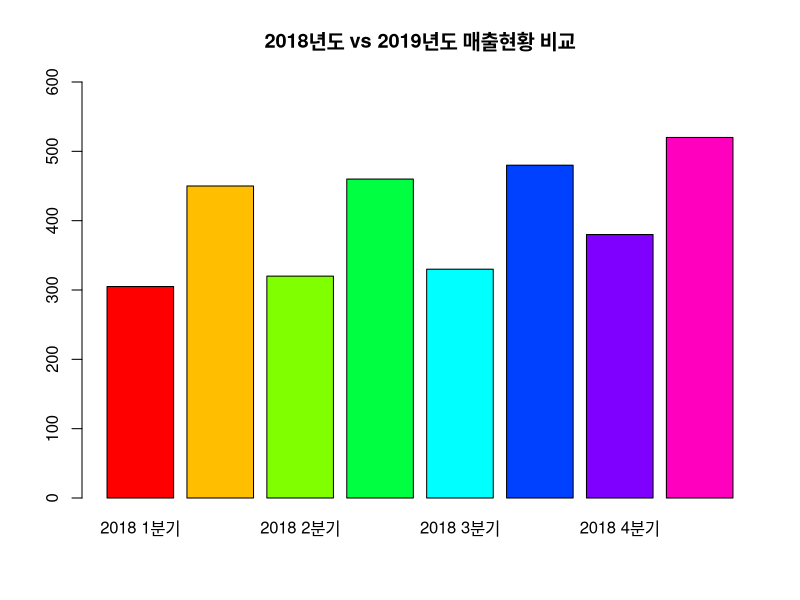
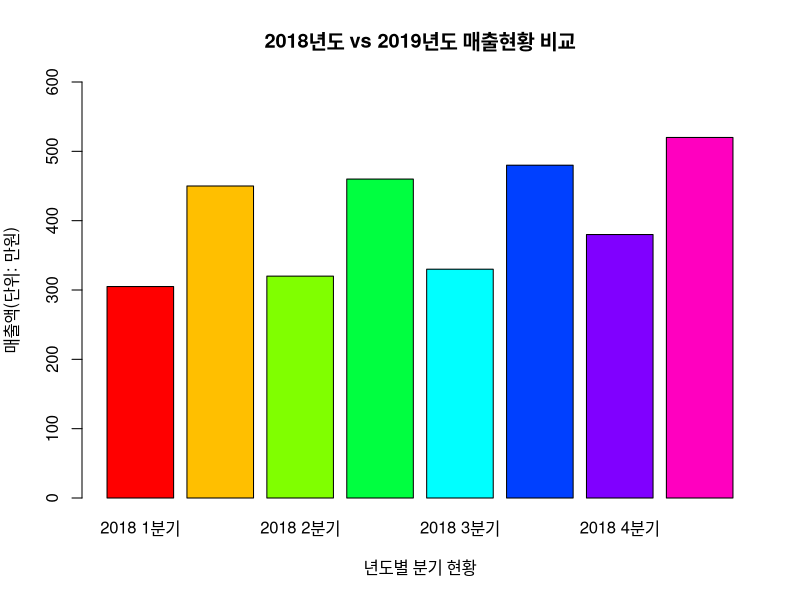
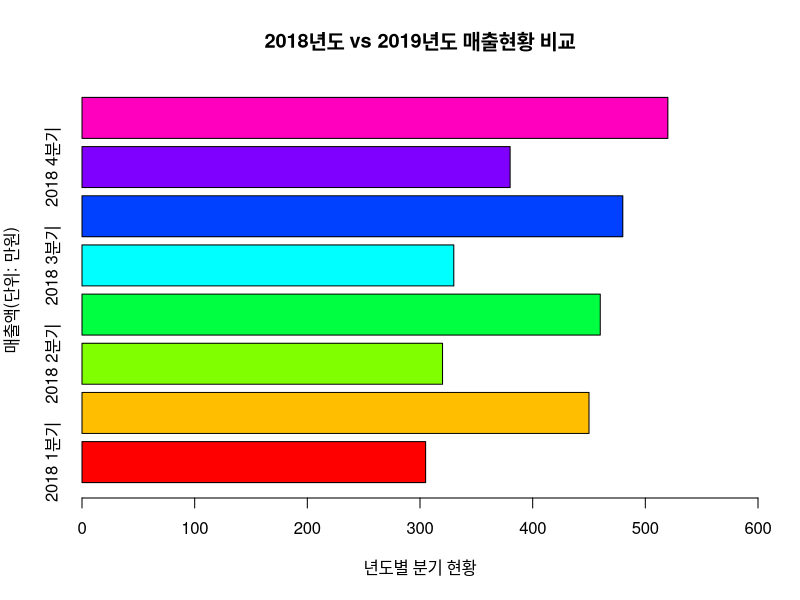
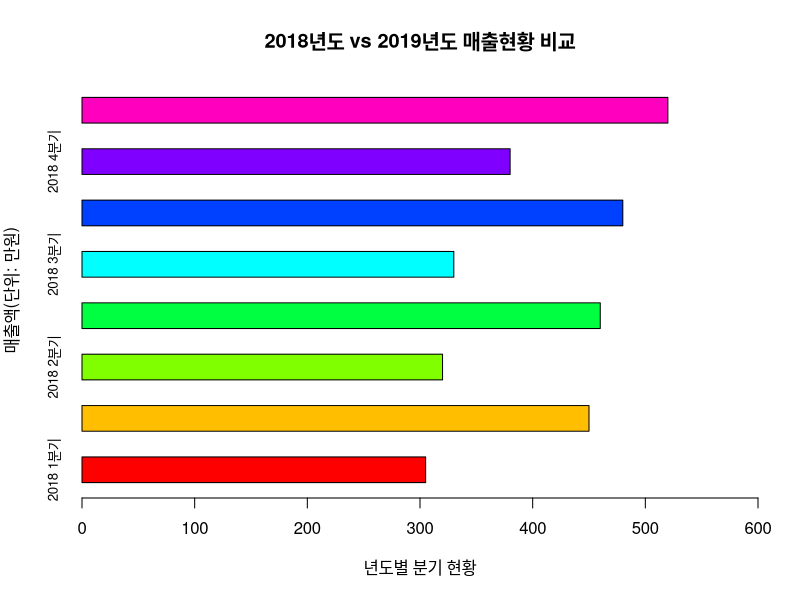
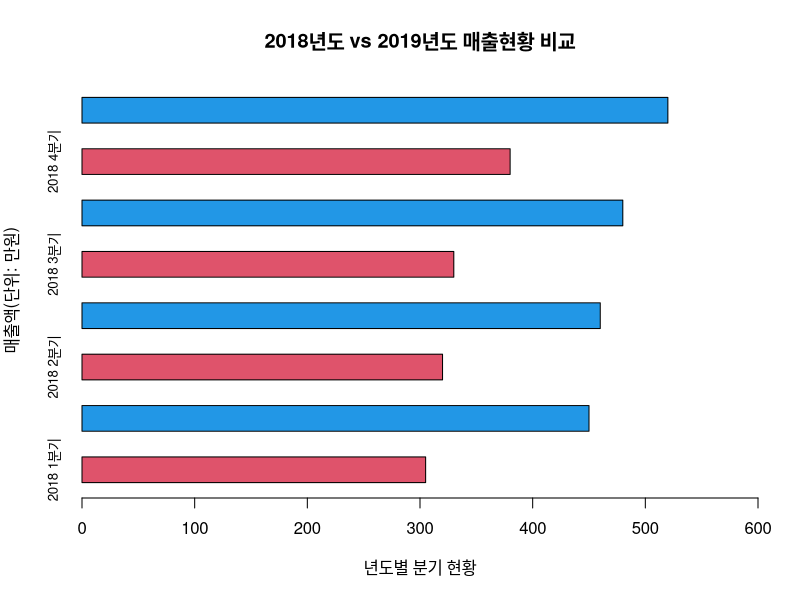
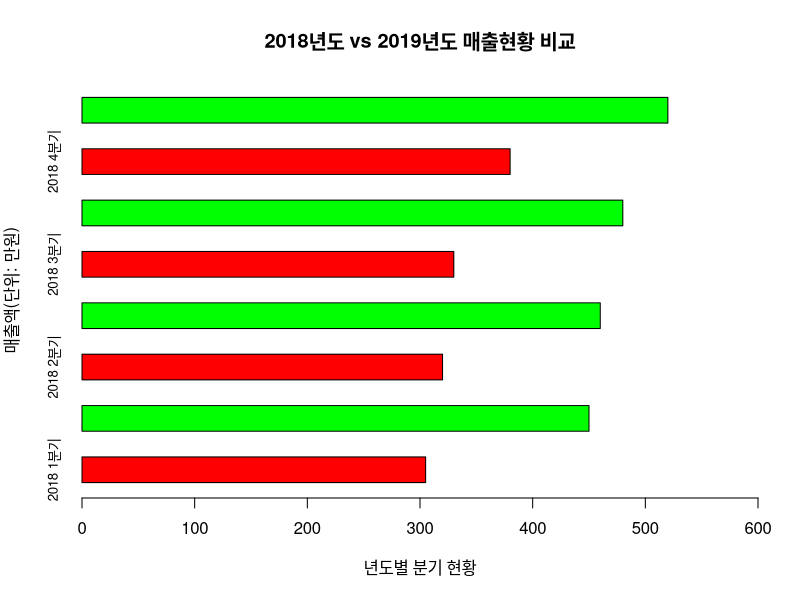
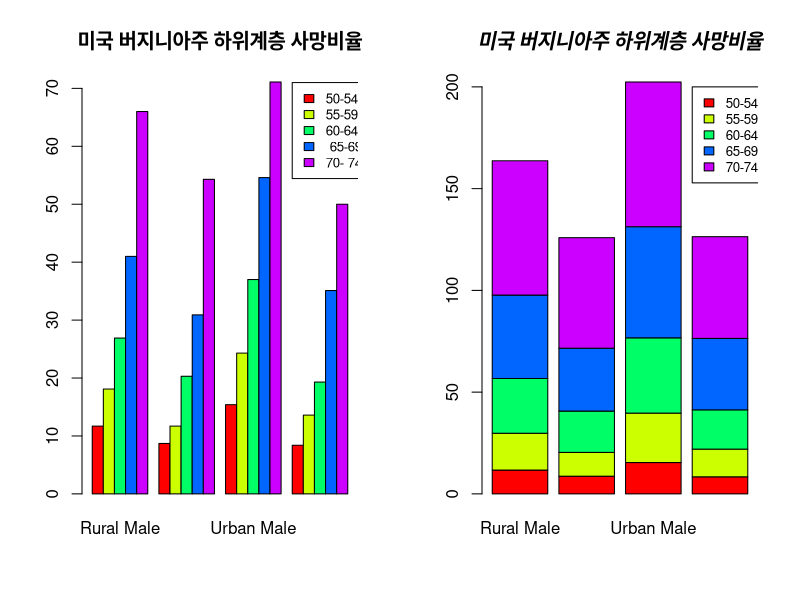
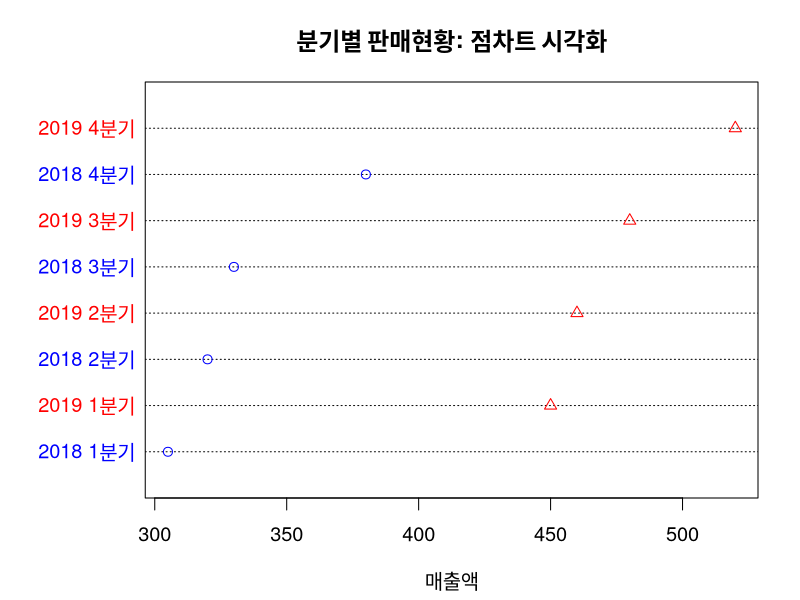

Source code (R) for these figures, in order: (Note: this script raises an error after producing the figures.)
# Chapter 05
# 2. 이산변수 시각화
# 2.1 막대 차트 시각화
# (1) 세로 막대 차트
chart_data <- c(305, 450, 320, 460, 330, 480, 380, 520)
names(chart_data) <- c("2018 1분기", "2019 1분기",
                      "2018 2분기", "2019 2분기",
                      "2018 3분기", "2019 3분기",
                      "2018 4분기", "2019 4분기")

str(chart_data)
chart_data

barplot(chart_data, ylim=c(0, 600),
        col = rainbow(8),
        main = "2018년도 vs 2019년도 매출현황 비교")

help("barplot")

barplot(chart_data, ylim = c(0, 600),
        ylab = "매출액(단위: 만원)",
        xlab = "년도별 분기 현황",
        col = rainbow(8),
        main = "2018년도 vs 2019년도 매출현황 비교")

# (2) 가로 막대 차트
barplot(chart_data, xlim = c(0, 600), horiz = T,
        ylab = "매출액(단위: 만원)",
        xlab = "년도별 분기 현황",
        col = rainbow(8),
        main = "2018년도 vs 2019년도 매출현황 비교")

barplot(chart_data, xlim=c(0, 600), horiz=T,
        ylab = "매출액(단위: 만원)",
        xlab = "년도별 분기 현황",
        col = rainbow(8),space = 1, cex.names = 0.8,
        main = "2018년도 vs 2019년도 매출현황 비교")

barplot(chart_data, xlim = c(0, 600), horiz = T,
        ylab = "매출액(단위: 만원)",
        xlab = "년도별 분기 현황",
        col = rep(c(2,4), 4), space = 1, cex.names = 0.8,
        main = "2018년도 vs 2019년도 매출현황 비교")

barplot(chart_data, xlim = c(0, 600), horiz = T,
        ylab = "매출액(단위: 만원)",
        xlab = "년도별 분기 현황",
        col = rep(c("red", "green"), 4), space = 1, cex.names = 0.8,
        main = "2018년도 vs 2019년도 매출현황 비교")

# (3) 누적 막대 차트
data(VADeaths)
VADeaths

str(VADeaths)

mode(VADeaths)

par(mfrow = c(1, 2))
barplot(VADeaths, beside = T, col = rainbow(5),
        main = "미국 버지니아주 하위계층 사망비율")
legend(19, 71, c("50-54", "55-59", "60-64", " 65-69", "70- 74"),
       cex = 0.8, fill = rainbow(5))

barplot(VADeaths, beside = F, col = rainbow(5))
title(main = "미국 버지니아주 하위계층 사망비율", font.main = 4)
legend(3.8, 200, c("50-54", "55-59", "60-64", "65-69", "70-74"),
       cex = 0.8, fill = rainbow(5))

# 2.2 점 차트 시각화
help(dotchart)

par(mfrow = c(1,1))
dotchart(chart_data, color = c("blue", "red"),
         lcolor = "black", pch = 1:2,
         labels = names(chart_data),
         xlab = "매출액",
         main = "분기별 판매현황: 점차트 시각화",
         cex = 1.2)

# 2.3 원형 차트 시각화
help(pie)

par(mfrow = c(1,2))
pie(chart_data, labels = names(chart_data), col = rainbow(8), cex = 1.2, clockwise = F)
title("2018~2019년도 분기별 매출현황")

pie(chart_data, labels = names(chart_data), col = rainbow(8), cex = 1.2, clockwise = T)
title("2018~2019년도 분기별 매출현황")

par(mfrow = c(1,1))
plot(price, type = "o", pch = 20, col = "green",
     cex = 2.0, lwd = 3)
